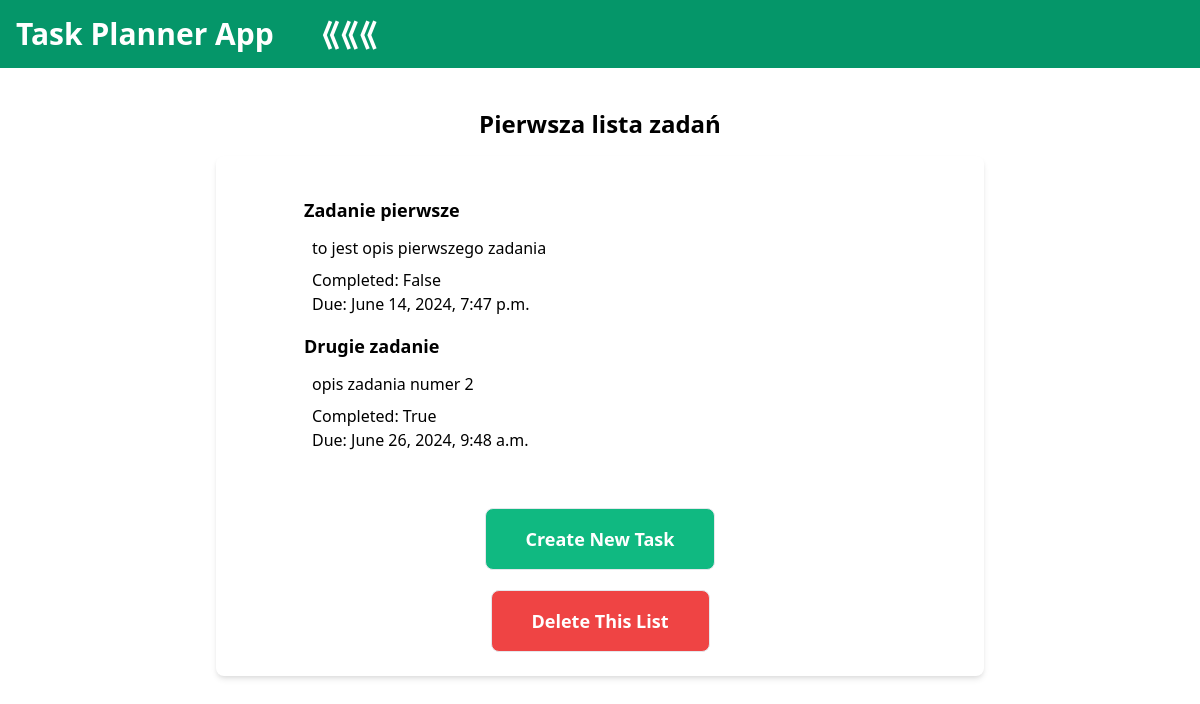
Page /1 on the earlier database version.
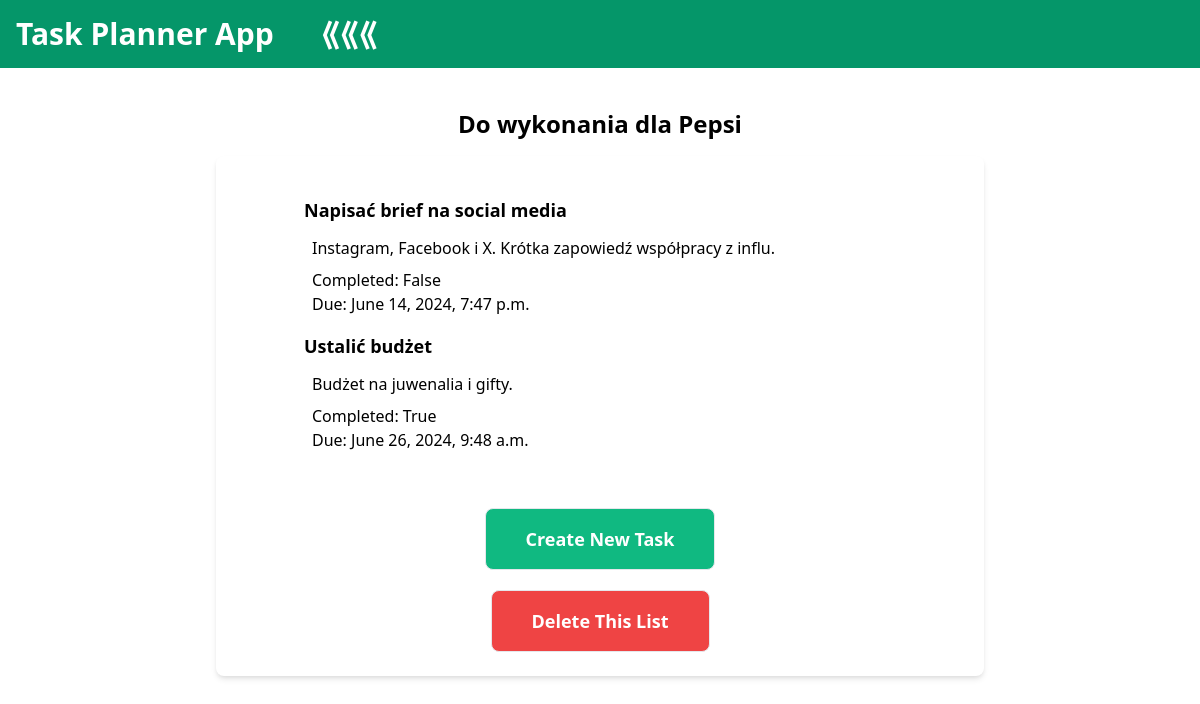
Same page on the later database version.
### tasks_app/models.py (models this page shows)
class TaskList(models.Model):
    name = models.CharField(max_length=100)

class TaskItem(models.Model):
    task_list   = models.ForeignKey(TaskList, on_delete=models.CASCADE)
    name        = models.CharField(max_length=100, blank=False)
    description = models.CharField(max_length=100)
    complete    = models.BooleanField(default=False)
    due_date    = models.DateTimeField()

### tasks_app/views.py (the view)
# urls.py: path('<int:id>', views.getlist, name="get_list"),
def getlist(request,id):
    task_list = TaskList.objects.get(id=id)
    items = TaskItem.objects.filter(task_list__id=id)
    return render(request, 'list_details.html', {"list": task_list, "items":items})

### templates/list_details.html
{% extends "base.html" %}
{% block content %}
<p class="text-2xl font-semibold mb-4">{{ list.name }}</p>
<div class="max-w-3xl mx-auto bg-white p-6 rounded-lg shadow-md flex flex-col">
    <ul>
    {% for item in items %}
        <li class="m-4 transition-transform transform hover:scale-105 text-left px-10">
            <a href="./{{list.id}}/{{item.id}}">
                <div class="px-2 text-lg font-semibold mb-3">{{item.name}}</div>
                <div class="px-4 mb-2">{{ item.description }}</div>
                <div class="px-4">Completed: {{ item.complete }}</div>
                <div class="px-4">Due: {{item.due_date}}</div>
            </a>
        </li>
    {% endfor %}
    </ul>
    <button class="bg-green-500 mx-auto text-lg text-white font-semibold mt-10 p-4 px-10 border rounded-lg transition-transform transform hover:bg-green-700">
        <a href='{{list.id}}/create_task'>Create New Task</a>
    </button>
    <button class="bg-red-500 mx-auto text-lg text-white font-semibold mt-5 p-4 px-10 border rounded-lg transition-transform transform hover:bg-red-700">
        <a href='{{list.id}}/delete_list'>Delete This List</a>
    </button>
</div>
{% endblock %}

Differences in the rows shown:
changed TaskList: name "Pierwsza lista zadań" → "Do wykonania dla Pepsi"
changed TaskItem "False": name "Zadanie pierwsze" → "Napisać brief na social media"; description "to jest opis pierwszego zadania" → "Instagram, Facebook i X. Krótka zapowiedź współpracy z influ."
changed TaskItem "True": name "Drugie zadanie" → "Ustalić budżet"; description "opis zadania numer 2" → "Budżet na juwenalia i gifty."
